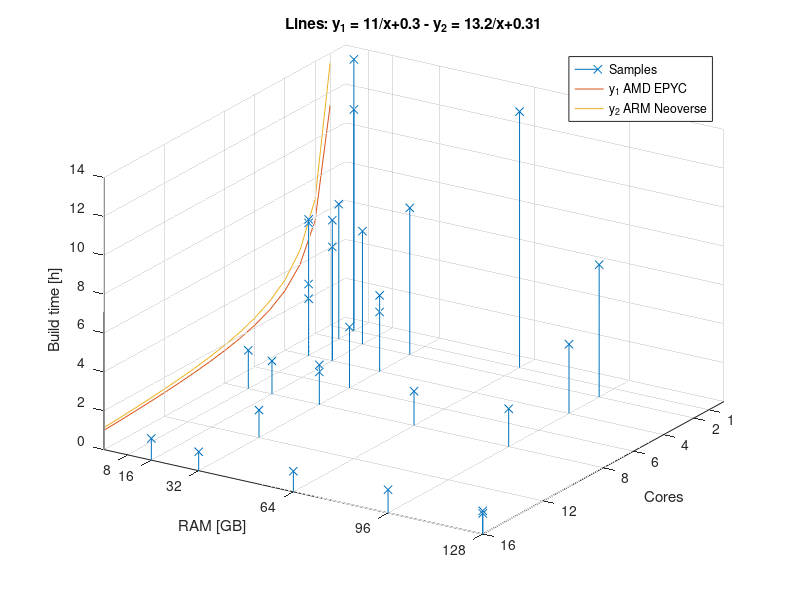
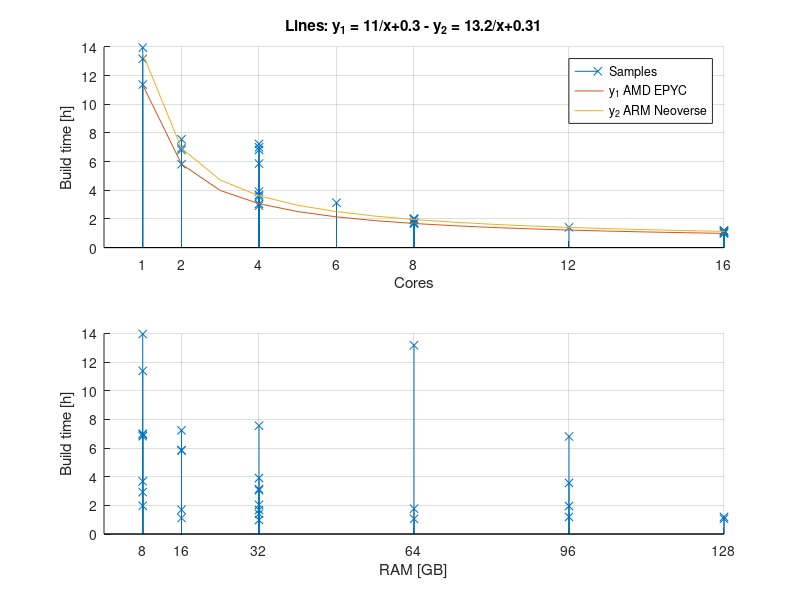

Recreate these plots in MATLAB, in order.
#!/usr/bin/env octave-cli

clear

%%%%%%%%%%%%%%%%%%%%%%%%%%%%%%%%%%%%%%%%%%%%%%%%%%%%%%%%%%%%%%%%%%%%%%%%
% Misc hardware
%%%%%%%%%%%%%%%%%%%%%%%%%%%%%%%%%%%%%%%%%%%%%%%%%%%%%%%%%%%%%%%%%%%%%%%%

data_misc = [
%                             0_HD
%                      Total  1_SSD  Avail. Used
%   Machine Cores GHz  RAM_GB 2_NVMe RAM_GB Swap_GB Image_s SDK_s
    1       4     3.0  16     0      10     0       14315   6784
    2       4     2.0  16     1      14     0       15404   10638
    3.1     4     2.2  8      1      7.2    0       15133   10079
    4.1     4     1.6  8      0      7.3    0       14631   9926
    5.1     6     1.9  32     1      30     0       6598    4675
    1010    12    4.0  32     1      30     0       2973    2116
    1011    8     3.8  32     1      30     0       4329    3006
    1012    16    3.7  128    2      124    0       2214    1602
    1013    16    3.2  128    2      124    0       2471    1824
    1111    4     2.6  32     -1     30     0       8415    5649
    1112    2     2.6  32     -1     30     0       16434   10768
];

cores_misc = data_misc(:,2);
ram_misc = data_misc(:,4);
time_misc = (data_misc(:,8) + data_misc(:,9)) / 3600;

%%%%%%%%%%%%%%%%%%%%%%%%%%%%%%%%%%%%%%%%%%%%%%%%%%%%%%%%%%%%%%%%%%%%%%%%
% Virtual Server, AMD EPYC-Rome Processor @ 2 GHz
% Best fit for y = A/x + B
%%%%%%%%%%%%%%%%%%%%%%%%%%%%%%%%%%%%%%%%%%%%%%%%%%%%%%%%%%%%%%%%%%%%%%%%

data_AMD_EPYC = [
%                             0_HD
%                      Total  1_SSD  Avail. Used
%   Machine Cores GHz  RAM_GB 2_NVMe RAM_GB Swap_GB Image_s SDK_s
    1001    16    2.0  64     2      61     0       2194    1620
    1002    8     2.0  64     2      62     0       3668    2691
    1003    16    2.0  32     2      30     0       1950    1561
    1004    8     2.0  32     2      30     0       3539    2481
    1005    4     2.0  32     2      30     0       6507    4483
    1006    8     2.0  16     2      15     0       3576    2522
    1007    4     2.0  8      2      7.3    0       6139    4389
    1008    2     2.0  16     2      15     0       12573   8367
    1009    1     2.0  8      2      7.3    0       24870   16095
];

cores_AMD_EPYC = data_AMD_EPYC(:,2);
ram_AMD_EPYC = data_AMD_EPYC(:,4);
time_AMD_EPYC = (data_AMD_EPYC(:,8) + data_AMD_EPYC(:,9)) / 3600;

Y = time_AMD_EPYC;
X = [1./cores_AMD_EPYC ones(size(cores_AMD_EPYC))];

% Least squares
W = inv(X' * X) * X' * Y;
A1 = W(1)
B1 = W(2)
SQErr1 = sum((Y - X * W) .^ 2)

%%%%%%%%%%%%%%%%%%%%%%%%%%%%%%%%%%%%%%%%%%%%%%%%%%%%%%%%%%%%%%%%%%%%%%%%
% Virtual Server, ARM Neoverse-N1 @ 2GHz
% Best fit for y = A/x + B
%%%%%%%%%%%%%%%%%%%%%%%%%%%%%%%%%%%%%%%%%%%%%%%%%%%%%%%%%%%%%%%%%%%%%%%%

data_ARM_Neoverse = [
%                             0_HD
%                      Total  1_SSD  Avail. Used
%   Machine Cores GHz  RAM_GB 2_NVMe RAM_GB Swap_GB Image_s SDK_s
    1101    16    2.0  96     -1     92     0       2370    1926
    1102     8    2.0  96     -1     93     0       4077    2945
    1103     4    2.0  96     -1     93     0       7569    5262
    1104     2    2.0  96     -1     92     0       14683   9820
    1105     1    2.0  64     -1     61     0       28319   19097
    1106     1    2.0  8      -1     7.4    0       30161   20079
    1107     2    2.0  8      -1     7.3    0       14879   10079
    1108     4    2.0  8      -1     7.3    0       7759    5478
    1109     8    2.0  8      -1     7.3    0       4062    3029
    1110    16    2.0  16     -1     15     0       2208    1809
];

cores_ARM_Neoverse = data_ARM_Neoverse(:,2);
ram_ARM_Neoverse = data_ARM_Neoverse(:,4);
time_ARM_Neoverse = (data_ARM_Neoverse(:,8) + data_ARM_Neoverse(:,9)) / 3600;

Y = time_ARM_Neoverse;
X = [1./cores_ARM_Neoverse ones(size(cores_ARM_Neoverse))];

% Least squares
W = inv(X' * X) * X' * Y;
A2 = W(1)
B2 = W(2)
SQErr2 = sum((Y - X * W) .^ 2)

%%%%%%%%%%%%%%%%%%%%%%%%%%%%%%%%%%%%%%%%%%%%%%%%%%%%%%%%%%%%%%%%%%%%%%%%
% Agregate all data
%%%%%%%%%%%%%%%%%%%%%%%%%%%%%%%%%%%%%%%%%%%%%%%%%%%%%%%%%%%%%%%%%%%%%%%%

cores_all = [cores_misc; cores_AMD_EPYC; cores_ARM_Neoverse];
ram_all   = [ram_misc;   ram_AMD_EPYC;   ram_ARM_Neoverse];
time_all  = [time_misc;  time_AMD_EPYC;  time_ARM_Neoverse];

cores_ticks = unique(cores_all);
ram_ticks = unique(ram_all);

%%%%%%%%%%%%%%%%%%%%%%%%%%%%%%%%%%%%%%%%%%%%%%%%%%%%%%%%%%%%%%%%%%%%%%%%
% Figure 1
%%%%%%%%%%%%%%%%%%%%%%%%%%%%%%%%%%%%%%%%%%%%%%%%%%%%%%%%%%%%%%%%%%%%%%%%

figure(1),clf
hold on

stem3(cores_all, ram_all, time_all, 'x')
xticks(cores_ticks)
yticks(ram_ticks)

xmin = xlim()(1);
xmax = xlim()(2);
ymin = ylim()(1);
ymax = ylim()(2);

% Equation
x = (xmin:xmax)';
y1 = A1 ./ x + B1;
y2 = A2 ./ x + B2;
plot3(x, ymin*ones(1,length(x)), y1, '-')
plot3(x, ymin*ones(1,length(x)), y2, '-')

% No negative build time
a = [axis() 0 ceil(max(time_all))];
a(2) = max(cores_ticks);
a(3) = ymin; % Fix start of y plane on the plotted lines
a(4) = max(ram_ticks);
axis(a)

eq_2a1 = sprintf('y_1 = %.3g/x% +.2g', [A1 B1])
eq_2a2 = sprintf('y_2 = %.3g/x% +.2g', [A2 B2])
graph_title = ['Lines: ', eq_2a1, ' - ', eq_2a2];

title(graph_title)
xlabel('Cores')
ylabel('RAM [GB]')
zlabel('Build time [h]')
legend({
    'Samples',
    'y_1 AMD EPYC',
    'y_2 ARM Neoverse',
    })
az = 180 - 57.5;
el = 30;
view(az, el)
grid on

hold off

print images/build-time-1.svg

%%%%%%%%%%%%%%%%%%%%%%%%%%%%%%%%%%%%%%%%%%%%%%%%%%%%%%%%%%%%%%%%%%%%%%%%
% Figure 2.a
%%%%%%%%%%%%%%%%%%%%%%%%%%%%%%%%%%%%%%%%%%%%%%%%%%%%%%%%%%%%%%%%%%%%%%%%

figure(2),clf

subplot(2,1,1)
hold on

stem(cores_all, time_all, 'x')
xticks(cores_ticks)

% Equation
x = (xmin:xmax)';
y1 = A1 ./ x + B1;
y2 = A2 ./ x + B2;
plot(x, [y1, y2], '-')

% No negative build time
a = axis();
a(2) = max(cores_ticks);
a(3) = 0;
a(4) = ceil(max(time_all));
axis(a)

title(graph_title)
xlabel('Cores')
ylabel('Build time [h]')
legend({
    'Samples',
    'y_1 AMD EPYC',
    'y_2 ARM Neoverse',
    })
grid on

hold off

%%%%%%%%%%%%%%%%%%%%%%%%%%%%%%%%%%%%%%%%%%%%%%%%%%%%%%%%%%%%%%%%%%%%%%%%
% Figure 2.b
%%%%%%%%%%%%%%%%%%%%%%%%%%%%%%%%%%%%%%%%%%%%%%%%%%%%%%%%%%%%%%%%%%%%%%%%

subplot(2,1,2)
hold on

stem(ram_all, time_all, 'x')
xticks(ram_ticks)

% No negative build time
a = axis();
a(2) = max(ram_ticks);
a(3) = 0;
a(4) = ceil(max(time_all));
axis(a)

xlabel('RAM [GB]')
ylabel('Build time [h]')
grid on

hold off

print images/build-time-2.svg
